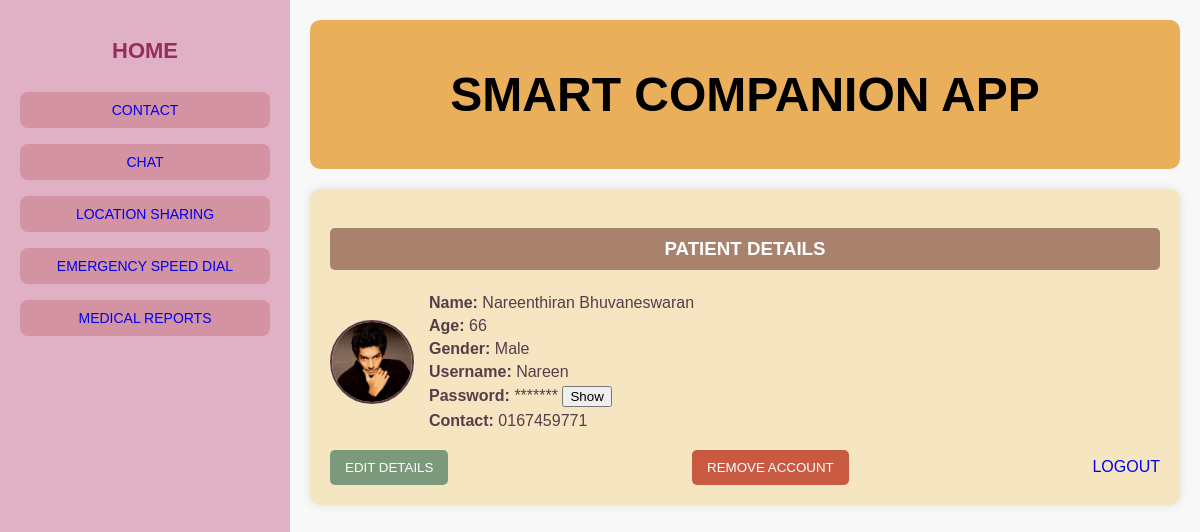
Screenshot of /userprofile (signed in) with the database file from the repository.
### tables this page shows
CREATE TABLE user (
            id INTEGER PRIMARY KEY AUTOINCREMENT,
            name TEXT NOT NULL,
            age TEXT NOT NULL,
            gender TEXT NOT NULL,
            username TEXT NOT NULL,
            password TEXT NOT NULL,
            ph_num TEXT NOT NULL
        );

### app.py (the view)
@app.route("/userprofile", methods=["GET", "POST"])
def userprofile():
    db = get_db()
    cursor = db.cursor()
    user_id = session.get('user_id')
    str_user_id = str(user_id)
    if not user_id:
        return redirect(url_for('login'))
    cursor.execute('SELECT * FROM user WHERE id = ?',(user_id,))
    user = cursor.fetchone()
    db.close()
    with open("static/img_log/user/"+ str_user_id + ".txt", "r") as file:
        image_name = str(file.read())
        image_url= url_for('static', filename='uploads/'+ image_name )
    return render_template("User/u_profile.html", user=user, image_url=image_url, image_name=image_name)

### app.py (called while the page is built)
def get_db():
    if 'db' not in g:
        g.db = sqlite3.connect('project.db')
        g.db.row_factory = sqlite3.Row
    return g.db

### templates/User/u_profile.html (shortened to what this page needs)
<!DOCTYPE html>
<html lang="en">
<head>
    <link rel="stylesheet" href="static/profile.css">
</head>
<body>
    <div class="container">
        <div class="sidebar">
            <a href="{{ url_for('user') }}"><h2>HOME</h2></a>
            <button class="side-btn"><a href="{{ url_for('contactuser') }}">CONTACT</a></button>
            <button class="side-btn"><a href="{{ url_for('chatuser') }}">CHAT</a></button>
            <button class="side-btn"><a href="{{ url_for('locationuser') }}">LOCATION SHARING</a></button>
            <button class="side-btn"><a href="{{ url_for('emergencyuser') }}">EMERGENCY SPEED DIAL</a></button>
            <button class="side-btn"><a href="{{ url_for('medicaluser') }}">MEDICAL REPORTS</a></button>
        </div>
        <div class="profile-section">
            <div class="header">
                <h1>SMART COMPANION APP</h1>
            </div>
            <div class="profile-card">
                <h3>PATIENT DETAILS</h3>
                 <div class="profile-content">
                    <img src="{{ image_url }}" alt="Profile Picture" class="profile-img">
                    <div class="profile-details">
                        <p><strong>Name:</strong> {{ user['name'] }}</p>
                        <p><strong>Age:</strong> {{ user['age'] }}</p>
                        <p><strong>Gender:</strong> {{ user['gender'] }}</p>
                        <p><strong>Username:</strong> {{ user['username'] }}</p>
                        <p>
                            <strong>Password:</strong>
                            <span id="password" data-password="{{ user['password'] }}"  type="password">*******</span>
                            <button onclick="togglePassword()">Show</button>
                        </p>
                        <p><strong>Contact:</strong> {{ user['ph_num'] }}</p>
                    </div>
                </div>
                <div class="buttons">
                    <button class="edit-btn" onclick="openPopup()">EDIT DETAILS</button>
                    <button class="remove-btn"  onclick="OpenPopup()">REMOVE ACCOUNT</button>
                    <a href="{{ url_for('logout') }}">LOGOUT</a>
                </div>
            </div>
        </div>
    </div>
</body>
</html>

### static/profile.css (style rules this page uses)
body { font-family: Arial, sans-serif; background-color: #f8f8f8; margin: 0; padding: 0; }
.container { display: flex; height: 100vh; }
.sidebar { width: 250px; background-color: #e0b0c4; padding: 20px; text-align: center; }
a { text-decoration: none; }
.sidebar h2 { color: #972d5d; font-size: 22px; margin-bottom: 20px; font-weight: bold; text-decoration: none; transition: color 0.3s ease; }
.side-btn { width: 100%; background-color: #d393a3; border: none; padding: 10px; margin: 8px 0; color: white; font-size: 14px; cursor: pointer; border-radius: 8px; }
.profile-section { flex-grow: 1; padding: 20px; }
.header { background-color: #e9af5b; padding: 15px; text-align: center; font-size: 24px; font-weight: bold; border-radius: 10px; }
.profile-card { background-color: #f6e5c1; padding: 20px; border-radius: 10px; margin-top: 20px; box-shadow: 0 0 10px rgba(0, 0, 0, 0.1); }
.profile-card h3 { background-color: #a9826d; color: white; text-align: center; padding: 10px; border-radius: 5px; }
.profile-content { display: flex; align-items: center; margin-top: 15px; }
.profile-img { width: 80px; height: 80px; border-radius: 50%; margin-right: 15px; border: 2px solid #5a3b49; }
.profile-details p { font-size: 16px; color: #5a3b49; margin: 5px 0; }
.buttons { display: flex; justify-content: space-between; align-items: center; margin-top: 15px; }
.edit-btn { background-color: #7c997b; color: white; padding: 10px 15px; border: none; border-radius: 5px; cursor: pointer; }
.remove-btn { background-color: #c95a42; color: white; padding: 10px 15px; border: none; border-radius: 5px; cursor: pointer; }

### rows the page displays
user: name "Nareenthiran Bhuvaneswaran", age "66", gender "Male", username "Nareen", ph_num "0167459771"
